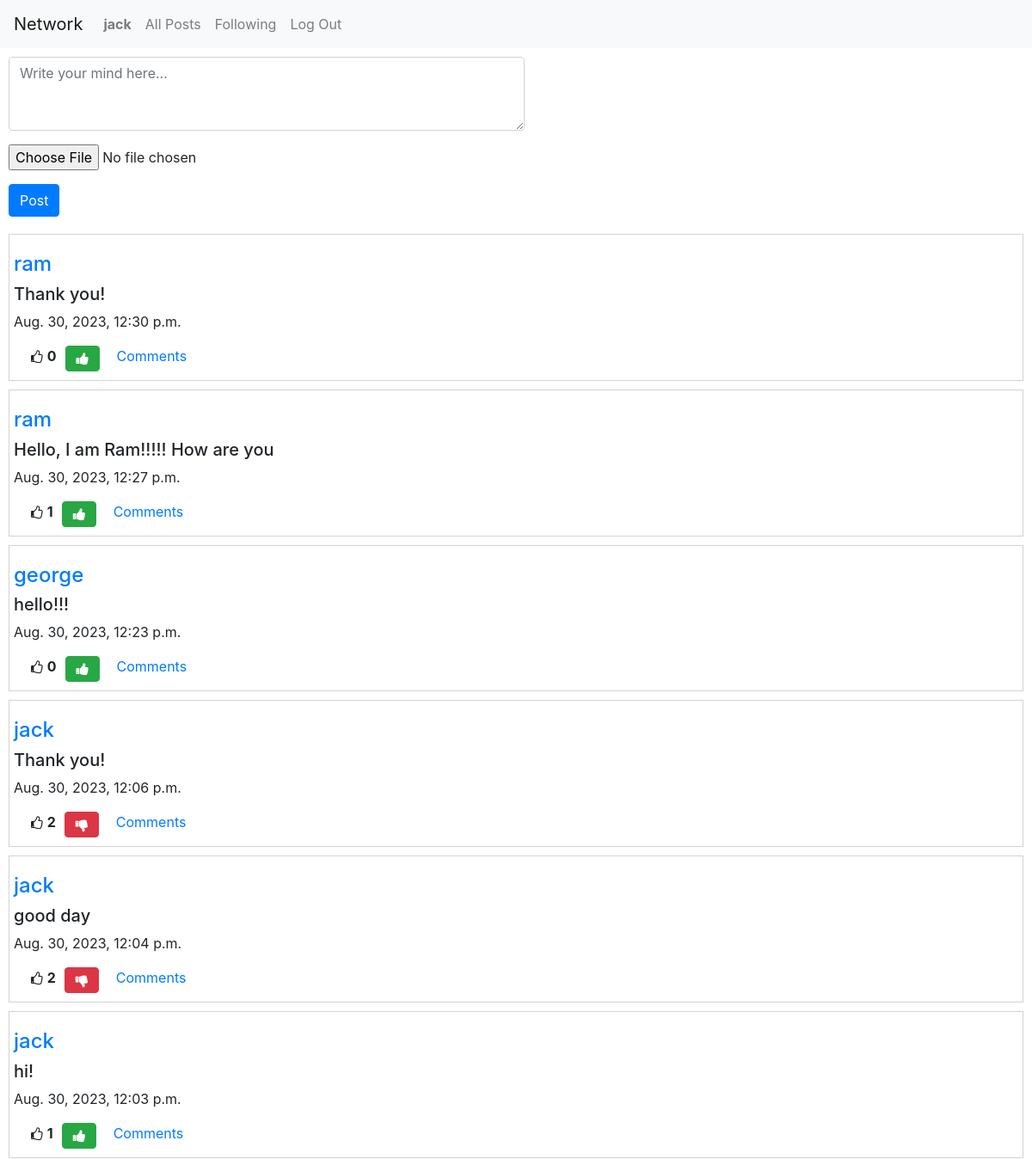
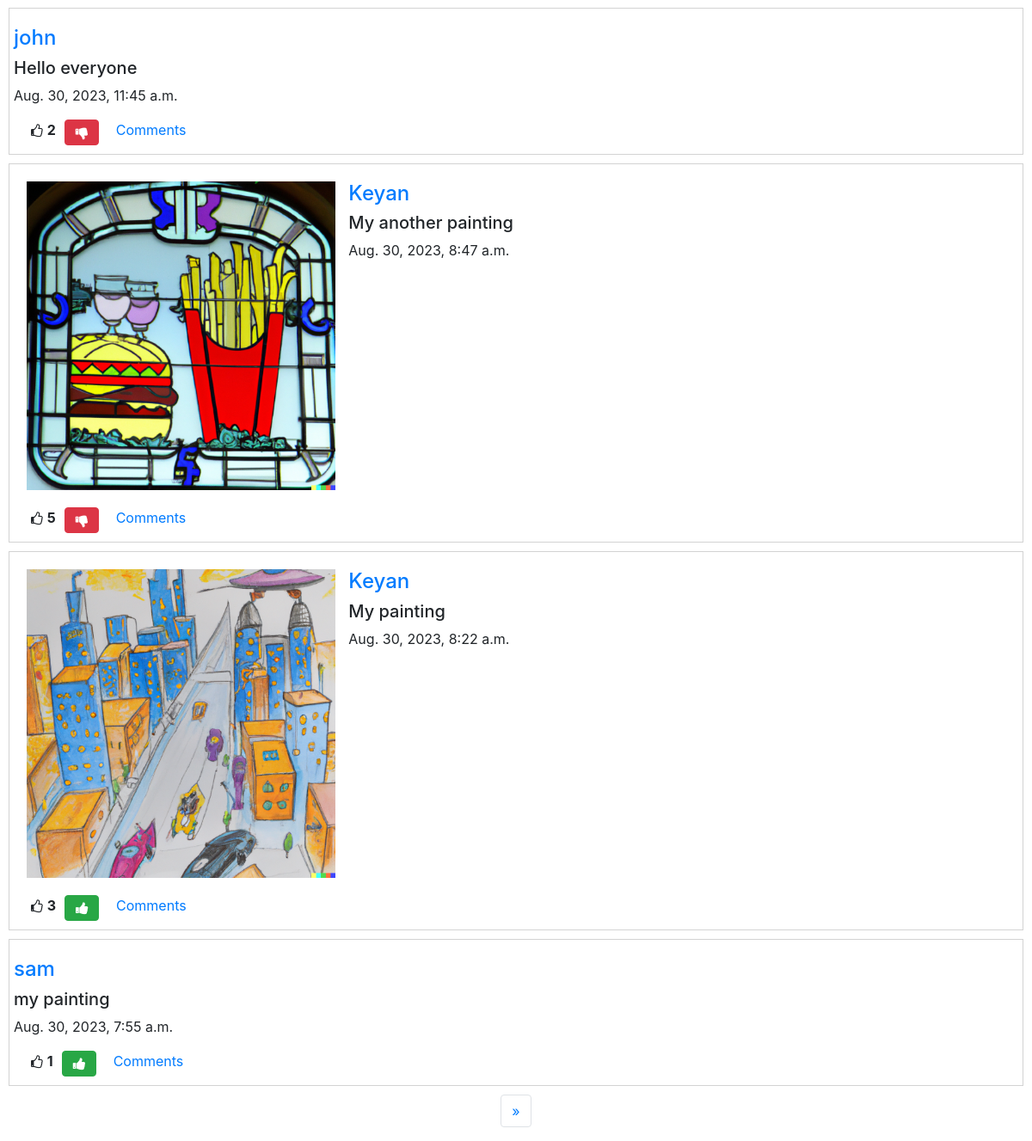
The app's page / (signed in) with its own data (2 pictures, top to bottom).
### network/models.py (models this page shows, shortened)
class User(AbstractUser):
    pass

class Post(models.Model):
    creater = models.ForeignKey(User, related_name='my_name', on_delete=models.CASCADE)
    content = models.CharField(max_length=255)
    liked = models.ManyToManyField(User, related_name='liked_users_or_post' ,blank=True, null=True)
    time = models.DateTimeField(auto_now_add=True)
    image = models.ImageField(null=True, blank=True, upload_to='images/')

### network/views.py (the view)
# urls.py: path("", views.index, name="index"),
def index(request):
    if request.method=="POST":
        form = PostForm(request.POST, request.FILES)
        if form.is_valid():
            post = form.save(commit=False)
            post.creater = request.user
            post.save()
            return HttpResponseRedirect( reverse("index"))
        else:
            return render(request, "network/index.html", {
                "form": form,
                "message": "Enter valid details"
                })
    else:
        user = request.user
        form = PostForm()
        all_posts = Post.objects.all().order_by('time').reverse()
        liked_posts = []
        posts_id = []
        for post in all_posts:
            if user in post.liked.all():
                liked_posts.append(post)
                posts_id.append(post.id)
        p = Paginator(all_posts, 10)
        page_no = request.GET.get('page')
        posts = p.get_page(page_no)
        return render(request, "network/index.html", {
                "form" : form,
                "posts": posts,
                "liked" : liked_posts,
                "p_id" : posts_id
            })

### network/forms.py
class PostForm(forms.ModelForm):
    class Meta:
        model = Post
        fields = ('content','liked', 'creater', 'image')
        widgets = {
            'content' : forms.Textarea(attrs={'placeholder':'Write your mind here...','class':'form-control', 'rows':'3'}),
            'liked' : forms.HiddenInput(),
            'creater' : forms.HiddenInput(),
            'image' : forms.FileInput(attrs={'class':'form-control-file', 'style':'margin : 0 10px 0'}),
        }
        labels = {
            'content' : '',
            'image' : ''
        }
    def __init__(self,*args, **kwargs):
        super().__init__(*args, **kwargs)
        self.fields['creater'].required = False

### network/templates/network/index.html (shortened to what this page needs)
{% extends "network/layout.html" %}
{% block body %}
{% if user.is_authenticated %}
    <form method="post" action="{% url 'index' %}" enctype="multipart/form-data">
        {{form.as_p}}
        <button type="submit" class="btn btn-primary">Post</button>
    </form>
{% endif %}
{% for post in posts %}
<div class="posts">
  <div id='p'>
    {% if post.image %}
    <div class="col-md-4">
      <img src="{{post.image.url}}" class="img-fluid rounded-start">
    </div>
    {% endif %}
    <div id='c'>
      <a href='{% url 'profile' post.creater.id %}'><h4>{{post.creater}}</h4></a>
      <h5>{{post.content}}</h5>
      <p>{{post.time}}</p>
    </div>
  </div>
  <div class = 'd-flex justify-content-flex-start'>
  <i style="font-size:16px; margin-left:20px" class="fa">&#xf087;</i><b><p id='count_{{post.id}}'>{{post.liked.count}}</p></b></li>
  {% if user.is_authenticated %}
    {% if post in liked %}
      <button style="width:40px" class="btn btn-danger fa fa-thumbs-down" id='btn_{{ post.id}}' onclick="likeHandler({{post.id}},{{p_id}})"></button>
    {% else %}
      <button style="width:40px" class="btn btn-success fa fa-thumbs-up" id='btn_{{ post.id}}' onclick="likeHandler({{post.id}},{{p_id}})"></button>
    {% endif %}
  {% endif %}
  <a style='margin-left:10px' href='{% url 'readcomms' post.id %}' id='comm_a{{post.id}}'>Comments</a>
  </div>
</div>
{% endfor %}
<nav aria-label="Page navigation example">
    <ul class="pagination">
      {% if posts.has_next %}
      <li class="page-item">
        <a class="page-link" href="?page={{posts.next_page_number}}" aria-label="Next">
          <span aria-hidden="true">&raquo;</span>
        </a>
      </li>
      {% endif %}
    </ul>
  </nav>
{% endblock %}

### network/templates/network/layout.html (shortened to what this page needs)
{% load static %}
<!DOCTYPE html>
<html lang="en">
    <head>
        <link rel="stylesheet" href="https://stackpath.bootstrapcdn.com/bootstrap/4.4.1/css/bootstrap.min.css">
        <link href="{% static 'network/styles.css' %}" rel="stylesheet">
        <link rel="stylesheet" href="https://cdnjs.cloudflare.com/ajax/libs/font-awesome/4.7.0/css/font-awesome.min.css">
    </head>
    <body>
        <nav class="navbar navbar-expand-lg navbar-light bg-light">
            <a class="navbar-brand" href="#">Network</a>
            <div>
              <ul class="navbar-nav mr-auto">
                {% if user.is_authenticated %}
                    <li class="nav-item">
                        <a class="nav-link" href="{% url 'profile' user.id %}"><strong>{{ user.username }}</strong></a>
                    </li>
                {% endif %}
                <li class="nav-item">
                  <a class="nav-link" href="{% url 'index' %}">All Posts</a>
                </li>
                {% if user.is_authenticated %}
                    <li class="nav-item">
                        <a class="nav-link" href="{% url 'following' %}">Following</a>
                    </li>
                    <li class="nav-item">
                        <a class="nav-link" href="{% url 'logout' %}">Log Out</a>
                    </li>
                {% endif %}
              </ul>
            </div>
          </nav>
        <div class="body">
            {% block body %}
            {% endblock %}
        </div>
    </body>
</html>

### network/static/network/styles.css (style rules this page uses)
.btn { margin: 0 10px 10px; }
.form-control { margin: 10px; width: 50%; }
.posts { display : flex; flex-direction: column; padding : 0px 5px; border : 1px solid lightgray; margin : 10px; }
#p { display:flex; }
.pagination { display : flex; flex-direction: row; justify-content: center; }
i { margin : 5px; }
#p { display : flex; }
img { margin: 20px 0 20px; }
#c { margin: 20px 0 0; }

### records on screen
User: username "jack"
Post: creater "ram", content "Thank you!", time "Aug. 30, 2023, 12:30 p.m.", liked.count "0"
Post: creater "ram", content "Hello, I am Ram!!!!! How are you", time "Aug. 30, 2023, 12:27 p.m.", liked.count "1"
Post: creater "george", content "hello!!!", time "Aug. 30, 2023, 12:23 p.m.", liked.count "0"
Post: creater "jack", content "Thank you!", time "Aug. 30, 2023, 12:06 p.m.", liked.count "2"
Post: creater "jack", content "good day", time "Aug. 30, 2023, 12:04 p.m.", liked.count "2"
Post: creater "jack", content "hi!", time "Aug. 30, 2023, 12:03 p.m.", liked.count "1"
Post: creater "john", content "Hello everyone", time "Aug. 30, 2023, 11:45 a.m.", liked.count "2"
Post: image (picture), creater "Keyan", content "My another painting", time "Aug. 30, 2023, 8:47 a.m.", liked.count "5"
Post: image (picture), creater "Keyan", content "My painting", time "Aug. 30, 2023, 8:22 a.m.", liked.count "3"
Post: creater "sam", content "my painting", time "Aug. 30, 2023, 7:55 a.m.", liked.count "1"
